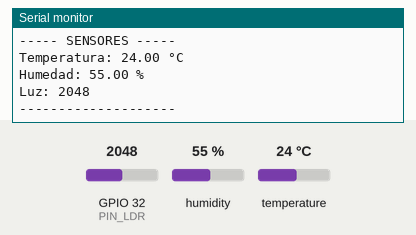
This sketch was run on a simulated ESP32. Shown: the last lines printed to the serial monitor. The inputs (shaded band) are chosen by the test bench; at power-on: humidity 55 %, GPIO 32 (PIN_LDR) = 2048, temperature 24 °C. WiFi joins after 1.5 s; servers stay silent unless stated; no MQTT or app messages arrive unless stated.

Above: at 2.7 s.
2.8 s: humidity set to 22 %
5.5 s: GPIO 32 (PIN_LDR) set to 2866
At 7.0 s:
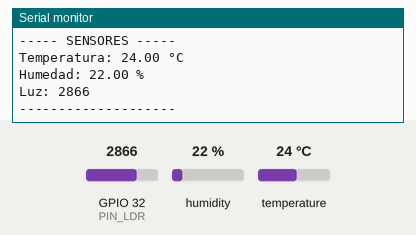
8.2 s: temperature set to 12 °C
10.9 s: GPIO 32 (PIN_LDR) set to 3603
At 13.2 s:
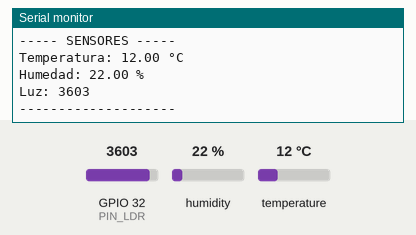
13.6 s: humidity set to 40 %
At 15.5 s:
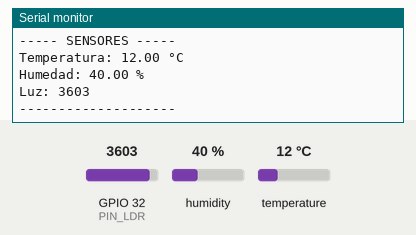
Timing chart, 0 to 17.0 s (numbered marks = the images above; inputs shaded):
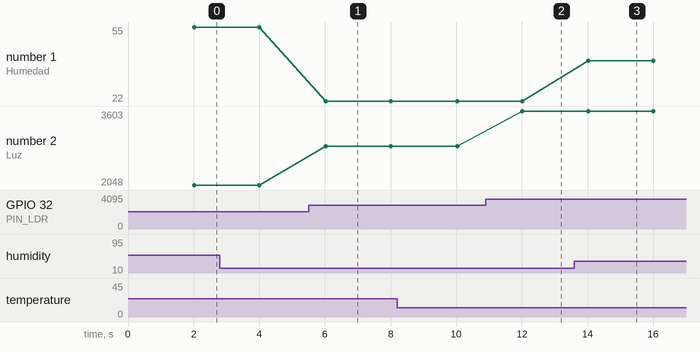

The sketch:

taller.ino
```cpp
#include <WiFi.h>
#include <PubSubClient.h>
#include <DHT.h>

// ======================================================
// CONFIGURACIÓN WIFI
// ======================================================

//const char* WIFI_SSID = "ARTEFACTOS";
//const char* WIFI_PASSWORD = "s^3sQ#9teskVgnb";
const char* WIFI_SSID = "GalaxyA21sEDD0";
const char* WIFI_PASSWORD = "Lkjo8612";


// ======================================================
// CONFIGURACIÓN MQTT
// ======================================================

const char* MQTT_SERVER = "10.120.30.183";
const int MQTT_PORT = 1883;

// Topics utilizados por el dashboard React.
const char* TOPIC_TEMPERATURA = "clima/esp32/temperatura";
const char* TOPIC_HUMEDAD = "clima/esp32/humedad";
const char* TOPIC_LUZ = "clima/esp32/luz";


// ======================================================
// CONFIGURACIÓN DE SENSORES
// ======================================================

// Definir los pines y objetos necesarios para los sensores.
#define DHTPIN 4
#define DHTTYPE DHT11

DHT dht(DHTPIN, DHTTYPE);
const int PIN_LDR = 32;

WiFiClient wifiClient;
PubSubClient mqttClient(wifiClient);

// Enviar una lectura cada 2 segundos.
const unsigned long INTERVALO_ENVIO = 2000;

unsigned long ultimoEnvio = 0;

void conectarWiFi() {

  Serial.print("Conectando a WiFi");

  WiFi.begin(WIFI_SSID, WIFI_PASSWORD);

  while (WiFi.status() != WL_CONNECTED) {
    delay(500);
    Serial.print(".");
  }

  Serial.println();
  Serial.println("WiFi conectado");

  Serial.print("IP del ESP32: ");
  Serial.println(WiFi.localIP());
}

void conectarMQTT() {

  while (!mqttClient.connected()) {

    Serial.print("Conectando a Mosquitto...");

    // Crear un Client ID diferente para este ESP32.
    String clientId = "ESP32-";
    clientId += String(
      (uint32_t)(ESP.getEfuseMac() & 0xFFFFFFFF),
      HEX
    );

    if (mqttClient.connect(clientId.c_str())) {

      Serial.println(" conectado");

    } else {

      Serial.print(" error, rc=");
      Serial.print(mqttClient.state());
      Serial.println(". Reintentando en 2 segundos...");

      delay(2000);
    }
  }
}


// ======================================================
// LEER Y PUBLICAR SENSORES
// ======================================================

void publicarSensores() {

  /*
      1. Obtener la temperatura.
      2. Obtener la humedad.
      3. Obtener la lectura del sensor de iluminación.
      4. Preparar los valores para publicarlos mediante MQTT.
      5. Publicar cada dato en su topic correspondiente.
      6. Mostrar las mediciones en el Monitor Serial.
  */

  float temperatura = dht.readTemperature();
  float humedad = dht.readHumidity();

  int luz = analogRead(PIN_LDR);

  if (isnan(temperatura) || isnan(humedad)) {
    Serial.println("Error al leer el sensor DHT11");
    return;
  }

  // Preparar los valores para publicarlos mediante MQTT.
  char valorTemperatura[16];
  char valorHumedad[16];
  char valorLuz[16];

  snprintf(valorTemperatura, sizeof(valorTemperatura),
           "%.2f", temperatura);

  snprintf(valorHumedad, sizeof(valorHumedad),
           "%.2f", humedad);

  snprintf(valorLuz, sizeof(valorLuz), "%d", luz);

  // Publicar los datos en sus topics correspondientes.
  mqttClient.publish(TOPIC_TEMPERATURA, valorTemperatura);
  mqttClient.publish(TOPIC_HUMEDAD, valorHumedad);
  mqttClient.publish(TOPIC_LUZ, valorLuz);

  // Mostrar las mediciones en el Monitor Serial.
  Serial.println("----- SENSORES -----");

  Serial.print("Temperatura: ");
  Serial.print(temperatura);
  Serial.println(" °C");

  Serial.print("Humedad: ");
  Serial.print(humedad);
  Serial.println(" %");

  Serial.print("Luz: ");
  Serial.println(luz);

  Serial.println("--------------------");
}


void setup() {

  Serial.begin(115200);

  // Inicializar los sensores y configurar los pines necesarios.
  dht.begin();
  pinMode(PIN_LDR, INPUT);

  conectarWiFi();

  mqttClient.setServer(
    MQTT_SERVER,
    MQTT_PORT
  );
}

void loop() {

  // Si se pierde WiFi, volver a conectarse.
  if (WiFi.status() != WL_CONNECTED) {
    conectarWiFi();
  }

  // Si se pierde MQTT, volver a conectarse.
  if (!mqttClient.connected()) {
    conectarMQTT();
  }

  mqttClient.loop();

  // Publicar sensores cada 2 segundos.
  if (millis() - ultimoEnvio >= INTERVALO_ENVIO) {

    ultimoEnvio = millis();

    publicarSensores();
  }
}
```

Measured:
- after the input at 5.5 s, the serial monitor: prints a new line after 0.53 s (image 1)
- after the input at 10.9 s, the serial monitor: prints a new line after 1.1 s (image 2)
- after the input at 13.6 s, the serial monitor: prints a new line after 0.43 s (image 3)
- plotted number 1: 22 → 40 after the input at 13.6 s
- plotted number 2: 2048 → 2866 after the input at 5.5 s, 2866 → 3603 after the input at 10.9 s
